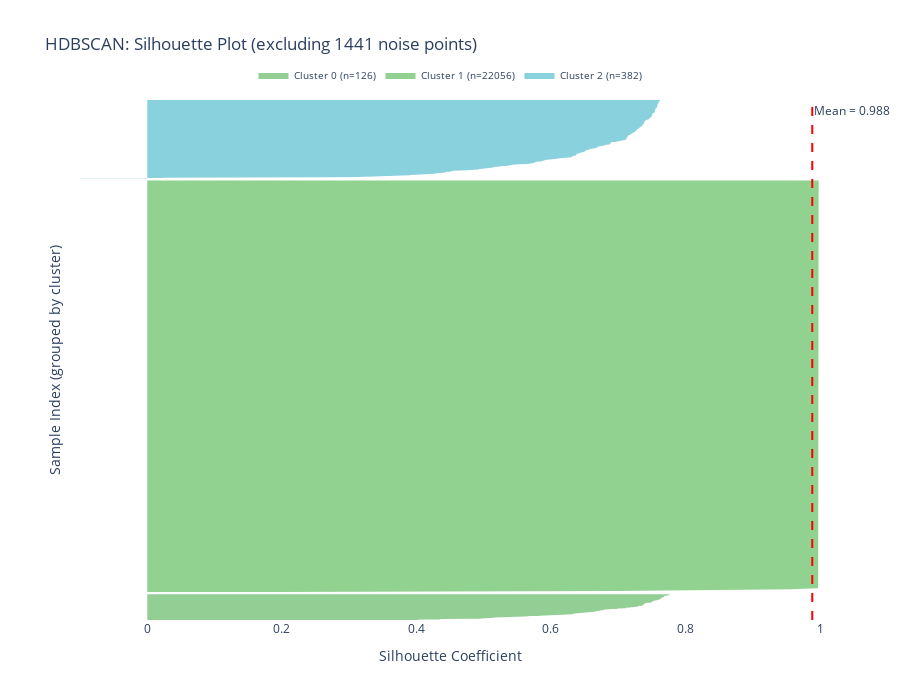

Write notebook code for a chart like this one.
### Markdown cell above
This metric will say how close the samples are to their own cluster comparing to the closest cluster.

### Code cell
silhouette_vals = silhouette_samples(X_clustered, labels_clustered)
mean_sil = silhouette_score(X_clustered, labels_clustered, metric='euclidean')
n_noise = (hdb_labels == -1).sum()
pct_noise = n_noise / len(hdb_labels) * 100

print(f"Note: HDBSCAN detected {n_noise} noise points ({pct_noise:.1f}%)")

# 3. Preparar trazas por cluster
unique_labels = np.unique(labels_clustered)
y_lower = 0
traces = []
MAX_POINTS_PER_CLUSTER = 2000  # límite visual para rendimiento

for label in unique_labels:
    cluster_mask = (labels_clustered == label)
    cluster_sil_vals = silhouette_vals[cluster_mask]
    n_points = len(cluster_sil_vals)
    
    # Ordenar valores
    sorted_vals = np.sort(cluster_sil_vals)
    
    # Submuestrear solo para visualización si es muy grande
    if n_points > MAX_POINTS_PER_CLUSTER:
        step = max(1, n_points // MAX_POINTS_PER_CLUSTER)
        plot_vals = sorted_vals[::step]
    else:
        plot_vals = sorted_vals
    
    y_upper = y_lower + len(plot_vals)
    y_range = np.arange(y_lower, y_upper)
    
    traces.append(go.Scatter(
        x=plot_vals,
        y=y_range,
        mode='lines',
        fill='tozerox',
        fillcolor=f'rgba({np.random.randint(50,200)}, {np.random.randint(50,200)}, {np.random.randint(50,200)}, 0.6)',
        line=dict(width=0),
        name=f"Cluster {label} (n={n_points})",
        hovertemplate=(
            f"<b>Cluster {label}</b><br>" +
            "Silhouette: %{x:.3f}<br>" +
            f"Total points: {n_points}<extra></extra>"
        )
    ))
    
    y_lower = y_upper + 10  # espacio entre clusters

# 4. Crear figura
fig = go.Figure()

# Añadir clusters
for trace in traces:
    fig.add_trace(trace)

# Línea de silueta promedio
fig.add_vline(
    x=mean_sil,
    line=dict(color="red", dash="dash", width=2),
    annotation_text=f"Mean = {mean_sil:.3f}",
    annotation_position="top right"
)

# Diseño
fig.update_layout(
    title=f"HDBSCAN: Silhouette Plot (excluding {n_noise} noise points)",
    xaxis_title="Silhouette Coefficient",
    yaxis_title="Sample Index (grouped by cluster)",
    height=700,
    width=900,
    hovermode="closest",
    legend=dict(
        orientation="h",
        yanchor="bottom",
        y=1.02,
        xanchor="center",
        x=0.5,
        font=dict(size=10)
    ),
    plot_bgcolor="white"
)

fig.update_xaxes(range=[-0.1, 1.0])
fig.update_yaxes(showticklabels=False)  # los índices no son significativos

fig.show()

### Figure 1 — Plotly figure (JSON) as saved in the notebook; plotly's stock layout.template omitted (floating-point values rounded to 4 significant figures; data arrays with more than 128 entries replaced by an {"elided": "..."} marker saying what was removed)
{"data": [{"fill": "tozerox", "fillcolor": "rgba(75, 175, 79, 0.6)", "hovertemplate": "<b>Cluster 0</b><br>Silhouette: %{x:.3f}<br>Total points: 126<extra></extra>", "line": {"width": 0}, "mode": "lines", "name": "Cluster 0 (n=126)", "type": "scatter", "x": [0.4032, 0.4032, 0.4032, 0.4357, 0.4357, 0.4357, 0.4919, 0.5044, 0.5044, 0.5044, 0.5094, 0.5148, 0.5148, 0.5398, 0.5535, 0.5603, 0.5603, 0.5611, 0.5672, 0.5672, 0.5824, 0.5824, 0.592, 0.6067, 0.6141, 0.6141, 0.6323, 0.6323, 0.6323, 0.6328, 0.6328, 0.6328, 0.6345, 0.6407, 0.6475, 0.6475, 0.6517, 0.6517, 0.665, 0.665, 0.665, 0.6653, 0.6668, 0.6671, 0.6671, 0.67, 0.67, 0.67, 0.6757, 0.679, 0.679, 0.679, 0.6878, 0.6879, 0.6986, 0.6986, 0.6986, 0.7107, 0.7113, 0.7113, 0.7113, 0.7185, 0.7185, 0.7255, 0.7255, 0.7255, 0.73, 0.73, 0.73, 0.7353, 0.7361, 0.7361, 0.7361, 0.7373, 0.7373, 0.738, 0.738, 0.738, 0.74, 0.74, 0.74, 0.7405, 0.7405, 0.7405, 0.7478, 0.7487, 0.7487, 0.7487, 0.7508, 0.7508, 0.7508, 0.7512, 0.7524, 0.7524, 0.7551, 0.7551, 0.7598, 0.7606, 0.7606, 0.7606, 0.7609, 0.7615, 0.7615, 0.7615, 0.764, 0.764, 0.7645, 0.7648, 0.766, 0.766, 0.766, 0.7678, 0.7678, 0.7678, 0.768, 0.7684, 0.7684, 0.7684, 0.7686, 0.7742, 0.7742, 0.7742, 0.7758, 0.7758, 0.7765, 0.7765], "y": [0, 1, 2, 3, 4, 5, 6, 7, 8, 9, 10, 11, 12, 13, 14, 15, 16, 17, 18, 19, 20, 21, 22, 23, 24, 25, 26, 27, 28, 29, 30, 31, 32, 33, 34, 35, 36, 37, 38, 39, 40, 41, 42, 43, 44, 45, 46, 47, 48, 49, 50, 51, 52, 53, 54, 55, 56, 57, 58, 59, 60, 61, 62, 63, 64, 65, 66, 67, 68, 69, 70, 71, 72, 73, 74, 75, 76, 77, 78, 79, 80, 81, 82, 83, 84, 85, 86, 87, 88, 89, 90, 91, 92, 93, 94, 95, 96, 97, 98, 99, 100, 101, 102, 103, 104, 105, 106, 107, 108, 109, 110, 111, 112, 113, 114, 115, 116, 117, 118, 119, 120, 121, 122, 123, 124, 125]}, {"fill": "tozerox", "fillcolor": "rgba(73, 180, 72, 0.6)", "hovertemplate": "<b>Cluster 1</b><br>Silhouette: %{x:.3f}<br>Total points: 22056<extra></extra>", "line": {"width": 0}, "mode": "lines", "name": "Cluster 1 (n=22056)", "type": "scatter", "x": {"elided": "2006 float values"}, "y": {"elided": "2006 int values"}}, {"fill": "tozerox", "fillcolor": "rgba(59, 179, 199, 0.6)", "hovertemplate": "<b>Cluster 2</b><br>Silhouette: %{x:.3f}<br>Total points: 382<extra></extra>", "line": {"width": 0}, "mode": "lines", "name": "Cluster 2 (n=382)", "type": "scatter", "x": {"elided": "382 float values"}, "y": {"elided": "382 int values"}}], "layout": {"annotations": [{"showarrow": false, "text": "Mean = 0.988", "x": 0.9885, "xanchor": "left", "xref": "x", "y": 1, "yanchor": "top", "yref": "y domain"}], "height": 700, "hovermode": "closest", "legend": {"font": {"size": 10}, "orientation": "h", "x": 0.5, "xanchor": "center", "y": 1.02, "yanchor": "bottom"}, "plot_bgcolor": "white", "shapes": [{"line": {"color": "red", "dash": "dash", "width": 2}, "type": "line", "x0": 0.9885, "x1": 0.9885, "xref": "x", "y0": 0, "y1": 1, "yref": "y domain"}], "title": {"text": "HDBSCAN: Silhouette Plot (excluding 1441 noise points)"}, "width": 900, "xaxis": {"range": [-0.1, 1], "title": {"text": "Silhouette Coefficient"}}, "yaxis": {"showticklabels": false, "title": {"text": "Sample Index (grouped by cluster)"}}}}
